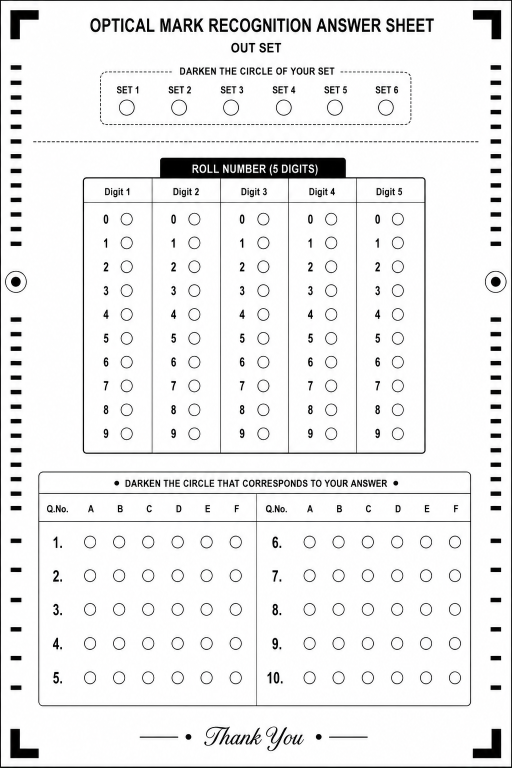
#> input picture attached_assets/ChatGPT_Image_Aug_8,_2026,_08_21_44_PM_1786200759267.png, 1024 x 1535 px (shown at 1/2 size); its folder holds only this picture in this run
$ python -i omr_core_1772026909014.py   (imports and definitions only)
#> lines starting #> are read from the running program, lines starting #| are printed output that depends on the picture; after the words box and inside, x2 and y2 are one past the last pixel; in counts of white or black regions, pixels touching at a corner belong together
from flask import Flask, render_template, request, jsonify
import cv2
import numpy as np
import base64
import os
from datetime import datetime
from imutils import contours as imutils_contours

# [6 lines not run here, left out]
# [1 line that did not run here, left out]

# Create uploads folder
UPLOAD_FOLDER = os.path.join(os.path.dirname(__file__), "uploads")
# [1 line not run here, left out]

# --- CONFIGURATION ---
ANSWER_KEY = {
    1: "c",
    2: "a",
    3: "b",
    4: "d",
    5: "b",
    6: "a",
    7: "c",
    8: "d",
    9: "a",
    10: "b",
}
OPTIONS = ["a", "b", "c", "d"]


def order_points(pts):
    rect = np.zeros((4, 2), dtype="float32")
    s = pts.sum(axis=1)
    rect[0] = pts[np.argmin(s)]
    rect[2] = pts[np.argmax(s)]
    diff = np.diff(pts, axis=1)
    rect[1] = pts[np.argmin(diff)]
    rect[3] = pts[np.argmax(diff)]
    return rect


def four_point_transform_A4(image, pts):
    rect = order_points(pts)
    width, height = 800, 1131  # Optimized A4 resolution for faster processing
    dst = np.array(
        [[0, 0], [width - 1, 0], [width - 1, height - 1], [0, height - 1]],
        dtype="float32",
    )
    M = cv2.getPerspectiveTransform(rect, dst)
    return cv2.warpPerspective(image, M, (width, height))


def get_contours_adaptive(roi_gray):
    thresh = cv2.adaptiveThreshold(
        roi_gray,
        255,
        cv2.ADAPTIVE_THRESH_GAUSSIAN_C,
        cv2.THRESH_BINARY_INV,
        31,
        8,
    )
    cnts, _ = cv2.findContours(
        thresh.copy(), cv2.RETR_EXTERNAL, cv2.CHAIN_APPROX_SIMPLE
    )
    bubbles = []

    for c in cnts:
        (_, _, w, h) = cv2.boundingRect(c)
        ar = w / float(h)
        area = cv2.contourArea(c)
        perimeter = cv2.arcLength(c, True)
        if perimeter == 0:
            continue
        circularity = 4 * np.pi * (area / (perimeter * perimeter))
        if (
            w >= 12
            and w <= 40
            and h >= 12
            and h <= 40
            and 0.7 <= ar <= 1.3
            and circularity > 0.6
        ):
            bubbles.append(c)

    return bubbles, thresh


def get_bubble_centroid(contour):
    """Get the centroid (x, y) of a bubble contour"""
    M = cv2.moments(contour)
    if M["m00"] == 0:
        x, y, w, h = cv2.boundingRect(contour)
        return (x + w // 2, y + h // 2)
    cx = int(M["m10"] / M["m00"])
    cy = int(M["m01"] / M["m00"])
    return (cx, cy)


def cluster_bubbles_by_sections(bubbles, image_shape):
    """Cluster bubbles into sections: roll number, left answers, right answers"""
    if len(bubbles) == 0:
        return {"roll": [], "left_answers": [], "right_answers": []}

    h, w = image_shape
    bubble_data = []

    # Get centroid positions for all bubbles
    for bubble in bubbles:
        cx, cy = get_bubble_centroid(bubble)
        bubble_data.append({"contour": bubble, "x": cx, "y": cy})

    # Roll number section: top 30% AND left 35% of image
    roll_threshold_y = h * 0.32
    roll_threshold_x = w * 0.33  # Balanced to capture roll numbers but exclude SET section
    roll_bubbles = [b for b in bubble_data
                    if b["y"] < roll_threshold_y and b["x"] < roll_threshold_x]

    # Answer bubbles: below roll number section
    answer_bubbles = [b for b in bubble_data if b["y"] >= roll_threshold_y]

    # Separate answers by X-coordinate: left vs right half
    mid_x = w * 0.50
    left_bubbles = [b for b in answer_bubbles if b["x"] < mid_x]
    right_bubbles = [b for b in answer_bubbles if b["x"] >= mid_x]

    return {
        "roll": [b["contour"] for b in roll_bubbles],
        "left_answers": [b["contour"] for b in left_bubbles],
        "right_answers": [b["contour"] for b in right_bubbles]
    }


def process_omr_image(image):
    """Process OMR image and return results using adaptive clustering"""
    # Resize if image is too large for faster processing
    max_dimension = 1920
    height, width = image.shape[:2]
    if max(height, width) > max_dimension:
        scale = max_dimension / max(height, width)
        new_width = int(width * scale)
        new_height = int(height * scale)
        image = cv2.resize(image, (new_width, new_height), interpolation=cv2.INTER_AREA)

    gray = cv2.cvtColor(image, cv2.COLOR_BGR2GRAY)
    blurred = cv2.GaussianBlur(gray, (5, 5), 0)
    edged = cv2.Canny(blurred, 75, 200)

    # Find Document Corners
    cnts, _ = cv2.findContours(edged.copy(), cv2.RETR_EXTERNAL, cv2.CHAIN_APPROX_SIMPLE)
    docCnt = None
    if len(cnts) > 0:
        cnts = sorted(cnts, key=cv2.contourArea, reverse=True)
        for c in cnts:
            peri = cv2.arcLength(c, True)
            approx = cv2.approxPolyDP(c, 0.02 * peri, True)
            if len(approx) == 4:
                docCnt = approx
                break

    if docCnt is None:
        warped_gray = gray
        warped_color = image.copy()
    else:
        warped_gray = four_point_transform_A4(gray, docCnt.reshape(4, 2))
        warped_color = four_point_transform_A4(image, docCnt.reshape(4, 2))

    # ==========================================
    # DETECT ALL BUBBLES IN THE IMAGE
    # ==========================================
    all_bubbles, thresh = get_contours_adaptive(warped_gray)

    # Cluster bubbles into sections
    sections = cluster_bubbles_by_sections(all_bubbles, warped_gray.shape)

    # ==========================================
    # 1. ROLL NUMBER DETECTION (from clustered bubbles)
    # ==========================================
    detected_roll = ""
    roll_bubbles = sections["roll"]

    # Debug: Print roll bubble count
    print(f"DEBUG: Found {len(roll_bubbles)} roll number bubbles")
    if len(roll_bubbles) > 0:
        x_coords = [get_bubble_centroid(b)[0] for b in roll_bubbles]
        print(f"DEBUG: Roll bubble X-range: {min(x_coords):.0f} to {max(x_coords):.0f} (threshold: {warped_gray.shape[1] * 0.38:.0f})")        # Show X-coordinate distribution
        sorted_x = sorted(x_coords)
        print(f"DEBUG: All bubble X-coords: {[f'{x:.0f}' for x in sorted_x]}")
    if len(roll_bubbles) > 0:
        # Sort all bubbles left to right first
        roll_bubbles = imutils_contours.sort_contours(
            roll_bubbles, method="left-to-right"
        )[0]

        # Group bubbles into columns by X-coordinate clustering
        columns = []
        if len(roll_bubbles) > 0:
            current_col = [roll_bubbles[0]]

            for i in range(1, len(roll_bubbles)):
                # Get average X of current column
                col_x_coords = [cv2.boundingRect(b)[0] for b in current_col]
                avg_x = sum(col_x_coords) / len(col_x_coords)

                curr_x, _, _, _ = cv2.boundingRect(roll_bubbles[i])

                # If bubble is within 15px of column average, add to column
                if abs(curr_x - avg_x) <= 15:
                    current_col.append(roll_bubbles[i])
                else:
                    # Start new column
                    # Only save previous column if it has 8-11 bubbles (allowing 1 stray)
                    if 8 <= len(current_col) <= 11:
                        columns.append(current_col)
                    current_col = [roll_bubbles[i]]

            # Add the last column if it's a valid digit column
            if 8 <= len(current_col) <= 11:
                columns.append(current_col)

        # Clean up columns: remove outliers if column has >10 bubbles
        cleaned_columns = []
        for col in columns:
            if len(col) > 10:
                # Calculate mean X-coordinate
                x_coords = [cv2.boundingRect(b)[0] for b in col]
                mean_x = sum(x_coords) / len(x_coords)

                # Find bubble farthest from mean
                max_dist = 0
                outlier_idx = 0
                for i, b in enumerate(col):
                    x = cv2.boundingRect(b)[0]
                    dist = abs(x - mean_x)
                    if dist > max_dist:
                        max_dist = dist
                        outlier_idx = i

                # Remove outlier if it's >8px from mean
                if max_dist > 8:
                    col = col[:outlier_idx] + col[outlier_idx+1:]

            cleaned_columns.append(col)

        columns = cleaned_columns

        # Debug: Print column information
        print(f"DEBUG: Detected {len(columns)} columns for roll number")
        for idx, col in enumerate(columns):
            print(f"  Column {idx+1}: {len(col)} bubbles")

        # Process each column to extract digit
        for col_bubbles in columns:
            # Sort bubbles top to bottom within column
            col_bubbles = imutils_contours.sort_contours(
                col_bubbles, method="top-to-bottom"
            )[0]

            # Count filled pixels in each bubble
            pixels = []
            for c in col_bubbles:
                mask = np.zeros(thresh.shape, dtype="uint8")
                cv2.drawContours(mask, [c], -1, 255, -1)
                mask = cv2.bitwise_and(thresh, thresh, mask=mask)
                pixels.append(cv2.countNonZero(mask))

            # Find the most filled bubble
            best_idx = np.argmax(pixels)

            # Map index to digit (0-9)
            if len(col_bubbles) == 10:
                digit = best_idx  # Direct mapping: 0-9
            else:
                # If column doesn't have exactly 10 bubbles, still use index
                digit = best_idx % 10

            detected_roll += str(digit)

            # Draw green rectangle around detected bubble
            (bx, by, bw, bh) = cv2.boundingRect(col_bubbles[best_idx])
            cv2.rectangle(warped_color, (bx, by), (bx + bw, by + bh), (0, 255, 0), 2)

    # Debug: Print final detected roll number
    print(f"DEBUG: Final detected roll number: '{detected_roll}'")

    # ==========================================
    # 2. ANSWER KEY DETECTION (from clustered bubbles)
    # ==========================================
    detected_answers = {}
    section_configs = [
        {"name": "Left", "bubbles": sections["left_answers"], "start_q": 1},
        {"name": "Right", "bubbles": sections["right_answers"], "start_q": 6},
    ]

    for section in section_configs:
        bubbles = section["bubbles"]

        if len(bubbles) > 0:
            bubbles = imutils_contours.sort_contours(bubbles, method="top-to-bottom")[0]
            rows = []
            current_row = [bubbles[0]]
            for c in bubbles[1:]:
                (_, by, _, _) = cv2.boundingRect(c)
                (_, last_y, _, _) = cv2.boundingRect(current_row[-1])
                if abs(by - last_y) < 20:
                    current_row.append(c)
                else:
                    rows.append(current_row)
                    current_row = [c]
            rows.append(current_row)

            q_idx = section["start_q"]
            for row in rows:
                row = imutils_contours.sort_contours(row, method="left-to-right")[0]
                if len(row) > 4:
                    row = sorted(row, key=cv2.contourArea, reverse=True)[:4]
                if len(row) < 4:
                    q_idx += 1
                    continue

                row = imutils_contours.sort_contours(row, method="left-to-right")[0]

                pixels = []
                for c in row:
                    mask = np.zeros(thresh.shape, dtype="uint8")
                    cv2.drawContours(mask, [c], -1, 255, -1)
                    mask = cv2.bitwise_and(thresh, thresh, mask=mask)
                    pixels.append(cv2.countNonZero(mask))

                best_idx = np.argmax(pixels)
                detected_char = OPTIONS[best_idx]
                detected_answers[q_idx] = detected_char

                c_marked = row[best_idx]
                (bx, by, bw, bh) = cv2.boundingRect(c_marked)
                color = (
                    (0, 255, 0)
                    if detected_char == ANSWER_KEY.get(q_idx)
                    else (0, 0, 255)
                )
                cv2.rectangle(warped_color, (bx, by), (bx + bw, by + bh), color, 2)
                q_idx += 1

    # --- SCORING ---
    score = 0
    results = []
    for q in range(1, 11):
        student_ans = detected_answers.get(q, "-")
        correct_ans = ANSWER_KEY.get(q, "?")
        is_correct = student_ans == correct_ans
        if is_correct:
            score += 1
        results.append(
            {
                "question": q,
                "student_answer": student_ans.upper(),
                "correct_answer": correct_ans.upper(),
                "is_correct": is_correct,
            }
        )

    # Convert processed image to base64
    _, buffer = cv2.imencode(".jpg", warped_color)
    processed_image_b64 = base64.b64encode(buffer).decode("utf-8")

    return {
        "roll_number": detected_roll,
        "score": score,
        "total": 10,
        "results": results,
        "processed_image": processed_image_b64,
    }


# [3 lines that did not run here, left out]


# [66 lines that did not run here, left out]


# [12 lines that did not run here, left out]


# [3 lines not run here, left out]

>>> import cv2
>>> picture = cv2.imread('ChatGPT_Image_Aug_8,_2026,_08_21_44_PM_1786200759267.png')
#> picture is the input picture: shape (1535, 1024, 3); mean B, G, R 237.6, 237.5, 237.6
>>> result = process_omr_image(picture)
#> in process_omr_image, `edged = cv2.Canny(blurred, 75, 200)`:
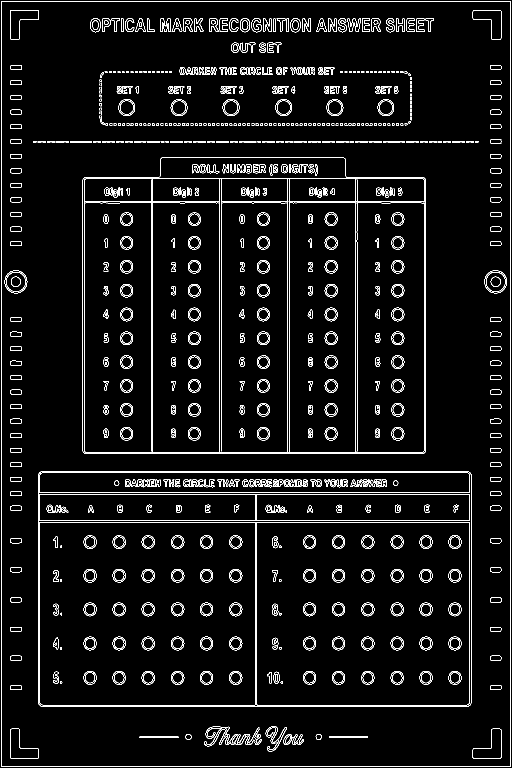
#> edged: shape (1535, 1024) (shown at 1/2 size); 4.8% white in thin lines or dots
#> in process_omr_image, `cnts, _ = cv2.findContours(edged.copy(), cv2.RETR_EXTERNAL, cv2.CHAIN_..`: cnts = [[[2, 2], [2, 1532], [1021, 1532], [1021, 2]]]
#> the loop in process_omr_image, `for c in cnts:` made 1 pass
#> (peri, docCnt) on pass 1: (5098, [[2, 2], [2, 1532], [1021, 1532], [1021, 2]])
#> in order_points, `s = pts.sum(axis=1)`: s = [4, 1534, 2553, 1023]
#> in order_points, `diff = np.diff(pts, axis=1)`: diff = [0, 1530, 511, -1019]
#> in four_point_transform_A4, `rect = order_points(pts)`: rect = [[2, 2], [1021, 2], [1021, 1532], [2, 1532]]
#> in four_point_transform_A4, `M = cv2.getPerspectiveTransform(rect, dst)`: M = [[0.784, 1.35e-20, -1.57], [2.17e-19, 0.739, -1.48], [-1.29e-20, 0, 1]]
#> in four_point_transform_A4, `return cv2.warpPerspective(image, M, (width, height))`:
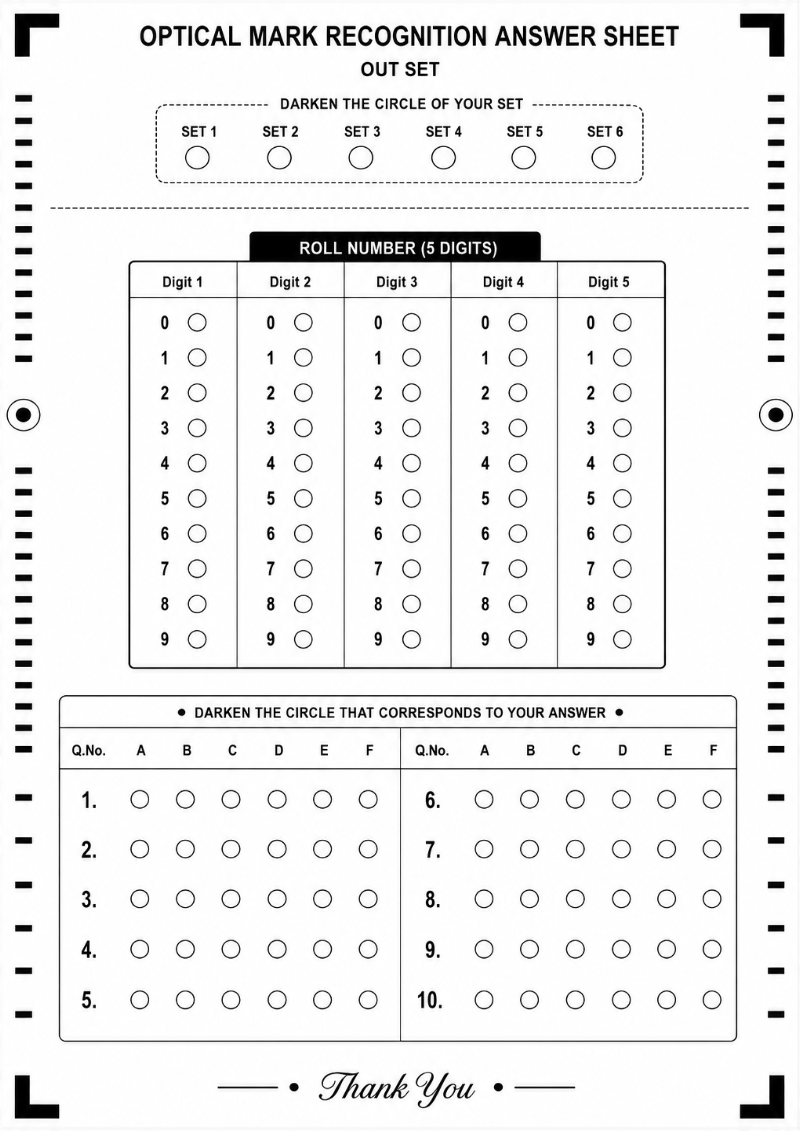
#> returned value: shape (1131, 800); min 0, max 255, mean 238.8
#> in get_contours_adaptive, `thresh = cv2.adaptiveThreshold( roi_gray, 255, cv2.ADAPTIVE_THRESH_GAU..`:
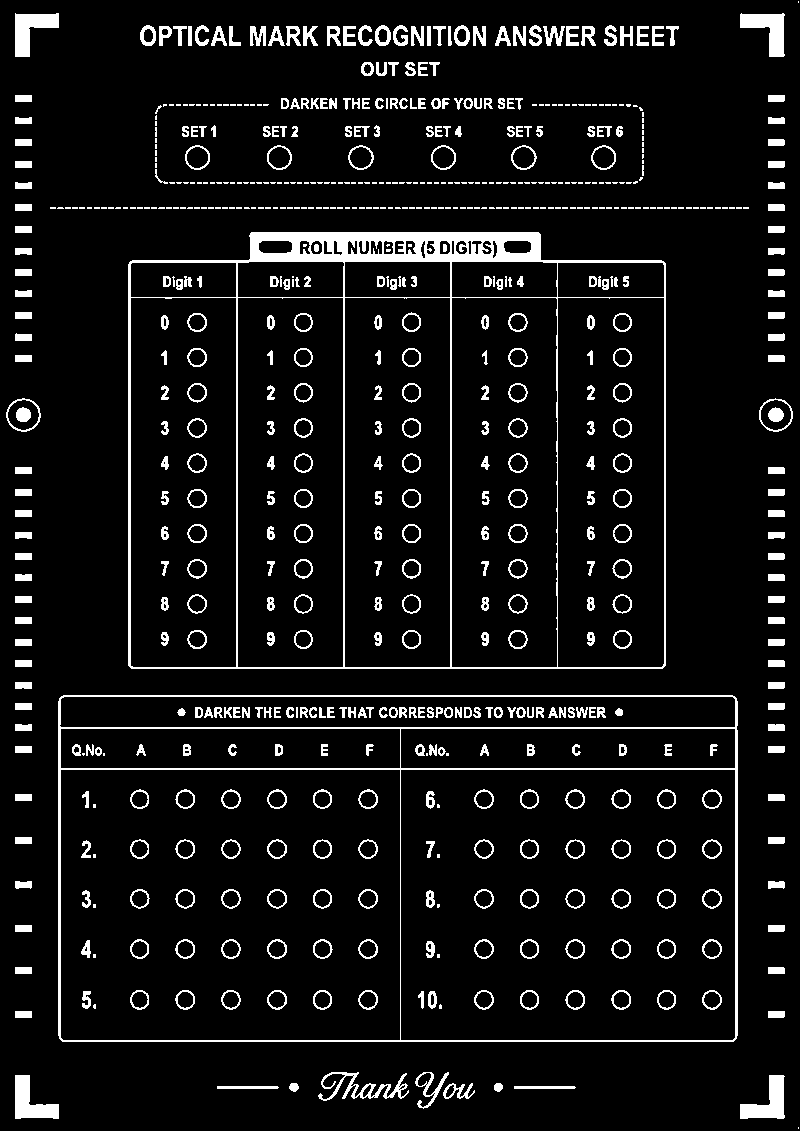
#> thresh: shape (1131, 800); 7.7% white; 679 white regions (239 under 20 px)
#> in get_contours_adaptive, `cnts, _ = cv2.findContours( thresh.copy(), cv2.RETR_EXTERNAL, cv2.CHAI..`: cnts = 394 contours, 225 with area under 20; largest, box (x1, y1, x2, y2) and area: (58, 695, 738, 1042) 234888, (128, 232, 666, 669) 227197, (740, 1075, 785, 1119) 967, (15, 1075, 59, 1119) 965, (15, 13, 59, 57) 963
#> the loop in get_contours_adaptive, `for c in cnts:` made 394 passes
#> (w, h, ar, area, perimeter, circularity) on passes 2 to 4: (62, 3, 20.67, 121, 124.8, 0.0976), (62, 3, 20.67, 121, 124.8, 0.0976), (9, 9, 1, 52.5, 26.73, 0.924)
#> after the loop in get_contours_adaptive, `for c in cnts:`: bubbles = 12 contours; largest, box (x1, y1, x2, y2) and area: (6, 398, 41, 432) 863, (759, 398, 793, 432) 850, (348, 145, 374, 170) 461, (511, 145, 537, 170) 460, (185, 145, 210, 170) 458
#> in process_omr_image, `all_bubbles, thresh = get_contours_adaptive(warped_gray)`: all_bubbles has the same summary as bubbles in get_contours_adaptive
#> the loop in cluster_bubbles_by_sections, `for bubble in bubbles:` made 12 passes
#> (cx, cy) on passes 1 to 12: (775, 414), (23, 414), (603, 157), (523, 157), (443, 157), (360, 157), (278, 157), (197, 157), (366, 68), (461, 35), (382, 35), (147, 35)
#> after the loop in cluster_bubbles_by_sections, `for bubble in bubbles:`: bubble_data = 12 items
#> in cluster_bubbles_by_sections, `roll_bubbles = [b for b in bubble_data if b["y"] < roll_threshold_y an..`: roll_bubbles = 2 items
#> in cluster_bubbles_by_sections, `left_bubbles = [b for b in answer_bubbles if b["x"] < mid_x]`: left_bubbles = 1 item
#> in process_omr_image, `sections = cluster_bubbles_by_sections(all_bubbles, warped_gray.shape)`: sections = 3 items
#> in process_omr_image, `roll_bubbles = sections["roll"]`: roll_bubbles = 2 contours; box (x1, y1, x2, y2) and area: (185, 145, 210, 170) 458, (140, 25, 156, 46) 248
#| DEBUG: Found 2 roll number bubbles
#> in process_omr_image, `x_coords = [get_bubble_centroid(b)[0] for b in roll_bubbles]`: x_coords = [197, 147]
#| DEBUG: Roll bubble X-range: 147 to 197 (threshold: 304)
#> in process_omr_image, `sorted_x = sorted(x_coords)`: sorted_x = [147, 197]
#| DEBUG: All bubble X-coords: ['147', '197']
#> in process_omr_image, `current_col = [roll_bubbles[0]]`: current_col = 1 contour; box (x1, y1, x2, y2) and area: (140, 25, 156, 46) 248
#> the loop in process_omr_image, `for i in range(1, len(roll_bubbles)):` made 1 pass
#> (col_x_coords, avg_x, curr_x) on pass 1: ([140], 140, 185)
#> after the loop in process_omr_image, `for i in range(1, len(roll_bubbles)):`: columns = []
#| DEBUG: Detected 0 columns for roll number
#> after the loop in process_omr_image, `for col_bubbles in columns:`: detected_roll = ''
#| DEBUG: Final detected roll number: ''
#> the loop in process_omr_image, `for section in section_configs:` made 2 passes
#> after the loop in process_omr_image, `for section in section_configs:`: detected_answers = 0 items; q_idx = 7; row = 1 contour; box (x1, y1, x2, y2) and area: (759, 398, 793, 432) 850; rows = 1 item
#> after the loop in process_omr_image, `for q in range(1, 11):`: results = 10 items; score = 0
#> result = 5 items
